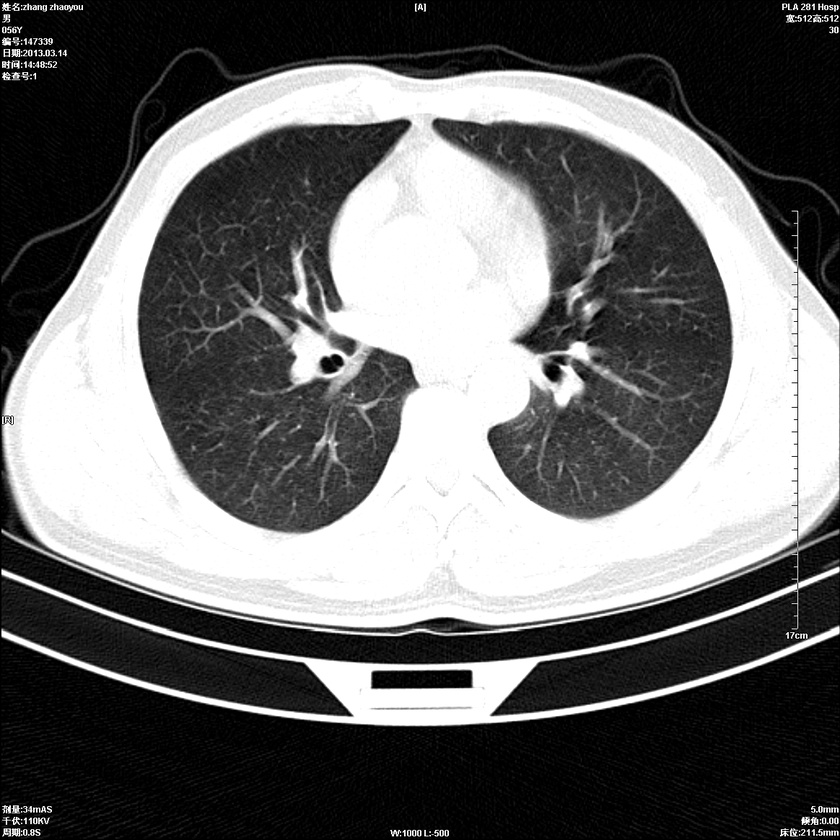
%> input picture image_processing/MATLAB/experiment-1/01.jpg, 840 x 840 px, shrunk from 1164 x 1164 before the run
$ octave water_shed.m   (GNU Octave 9; MATLAB toolbox functions it lacks are replaced by stand-ins)
%> lines starting %> are read from the running program, lines starting %| are printed output that depends on the picture; in (x1, y1, x2, y2) boxes, pixels count from 0 and x2, y2 are one past the last pixel; in counts of white or black regions, pixels touching at a corner belong together; the program's own positions count from 1
rgb = imread("01.jpg");%读取原图像
%> rgb is the input picture: size 840x840x3 uint8; min 0, max 255, mean 106.8
subplot(2,2,1);imshow(rgb); title("Image courtesy of Corel");%转化为灰度图像
I = rgb2gray(rgb);
hy = fspecial("sobel");%sobel算子
hx = hy';
Iy = imfilter(double(I), hy, "replicate");%滤波求y方向边缘
Ix = imfilter(double(I), hx, "replicate");%滤波求x方向边缘
gradmag = sqrt(Ix.^2 + Iy.^2);%求摸
L = watershed(gradmag);%直接应用分水岭算法
Lrgb = label2rgb(L);%转化为彩色图像
subplot(2,2,2); imshow(Lrgb); title("直接使用梯度模值进行分水岭算法"); %显示分割后的图像
%3.分别对前景和背景进行标记：本例中使用形态学重建技术对前景对象进行标记，首先使用开操作，开操作之后可以去掉一些很小的目标。
se = strel("disk", 12);%圆形结构元素
Io = imopen(I, se);%形态学开操作
Ie = imerode(I, se);%对图像进行腐蚀
Iobr = imreconstruct(Ie, I);%形态学重建
Ioc = imclose(Io, se);%形态学关操作
Iobrd = imdilate(Iobr, se);%对图像进行膨胀
Iobrcbr = imreconstruct(imcomplement(Iobrd), imcomplement(Iobr));%形态学重建
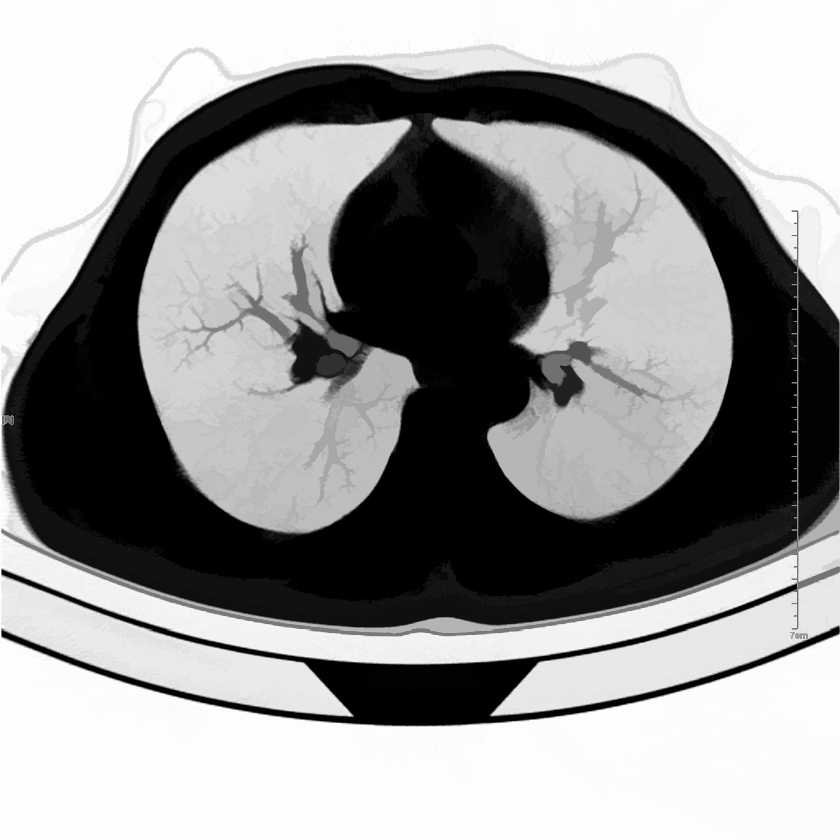
%> Iobrcbr: size 840x840 uint8; min 0, max 254, mean 148.7
Iobrcbr = imcomplement(Iobrcbr);%图像求反
fgm = imregionalmax(Iobrcbr);%局部极大值
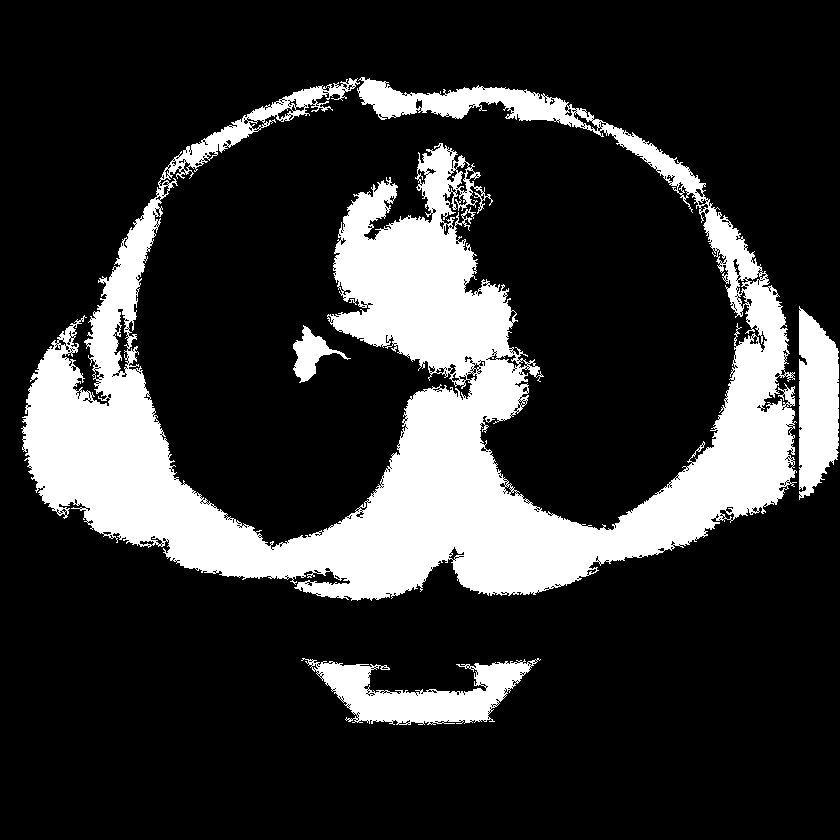
%> fgm: size 840x840 logical; 20.1% white; 4 white regions, box (x1, y1, x2, y2) and area: (21, 77, 797, 601) 126992, (301, 658, 541, 725) 7312, (799, 306, 839, 500) 6043, (293, 325, 351, 383) 1217
I2 = I;
I2(fgm) = 255;%局部极大值处像素值设为255
%> I2: size 840x840 uint8; min 0, max 255, mean 106.9
se2 = strel(ones(4,4));%结构元素
fgm2 = imclose(fgm, se2);%关操作
%> fgm2: size 840x840 logical; 21.8% white; 3 white regions, box (x1, y1, x2, y2) and area: (21, 77, 839, 601) 144166, (301, 658, 541, 725) 8072, (293, 325, 351, 383) 1240
fgm3 = imerode(fgm2, se2);%腐蚀
%> fgm3: size 840x840 logical; 19.8% white; 7 white regions (3 under 20 px), largest, box (x1, y1, x2, y2) and area: (23, 78, 793, 598) 126264, (307, 660, 532, 723) 6856, (800, 310, 837, 496) 5460, (294, 328, 330, 380) 893
fgm4 = bwareaopen(fgm3, 15);%开操作
I3 = I;
I3(fgm4) = 255;%前景处设置为255
%> I3: size 840x840 uint8; min 0, max 255, mean 107
bw = imbinarize(Iobrcbr, graythresh(Iobrcbr));%转化为二值图像
%> bw: size 840x840 logical; 37.1% white; 3 white regions, box (x1, y1, x2, y2) and area: (2, 64, 798, 628) 230371, (1, 530, 840, 726) 22053, (798, 268, 840, 540) 9594
%4. 进行分水岭变换并显示：
D = bwdist(bw);%计算距离
DL = watershed(D);%分水岭变换
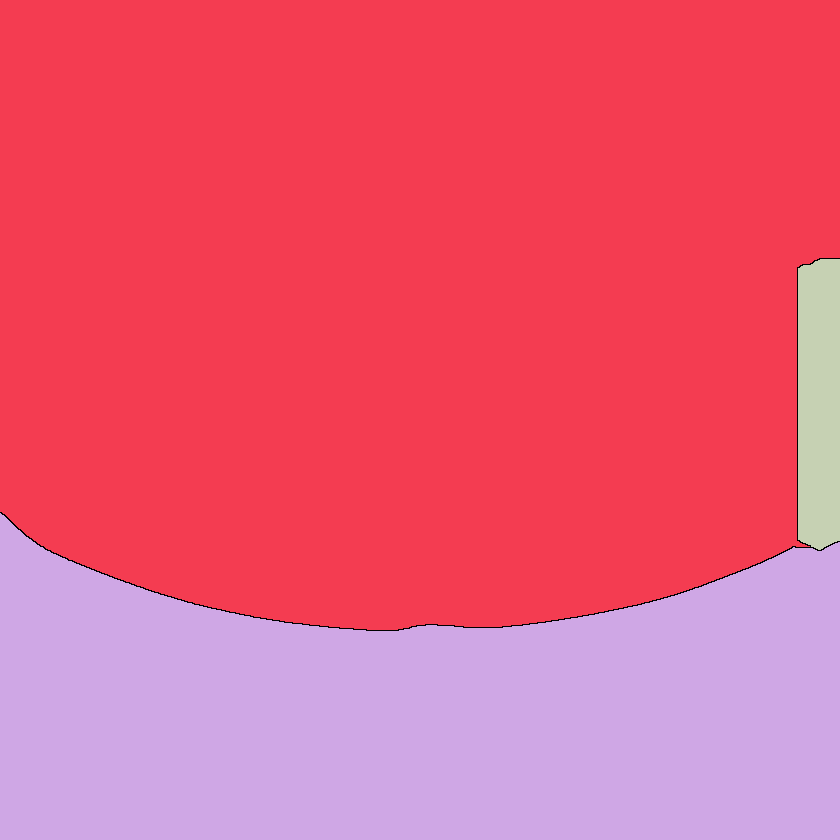
%> DL: size 840x840 uint8; 4 distinct labels, from 0 to 3; one colour per label, 0 black
bgm = DL == 0;%求取分割边界
%> bgm: size 840x840 logical; 0.2% white in thin lines or dots, all inside (x1, y1, x2, y2) = (0, 258, 840, 631)
gradmag2 = imimposemin(gradmag, bgm | fgm4);%置最小值
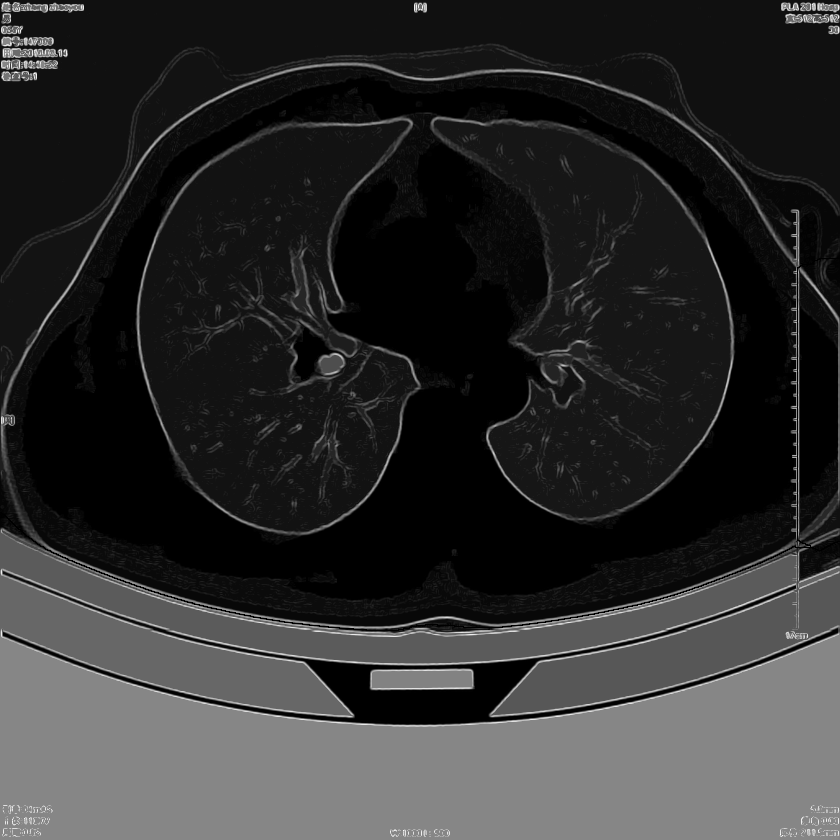
%> gradmag2: size 840x840 double; 19.97% of the values are NaN or infinite; the others: min 1.08, max 1082.3, mean 244.2; drawn with min black, max white, NaN and infinite black
L = watershed(gradmag2);%分水岭变换
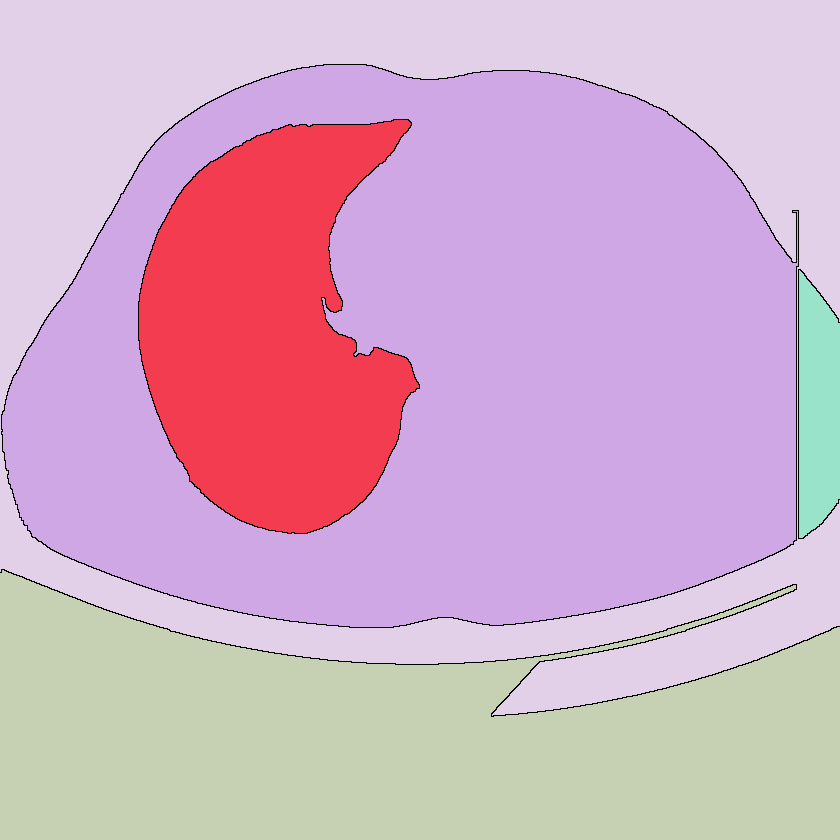
%> L: size 840x840 uint8; 6 distinct labels, from 0 to 5; one colour per label, 0 black
I4 = I;
I4(imdilate(L == 0, ones(3, 3)) | bgm | fgm4) = 255;%前景及边界处置255
%> I4: size 840x840 uint8; min 0, max 255, mean 110.3
subplot(2,2,3);imshow(I4); title("Markers and object boundaries"); %突出前景及边界
Lrgb = label2rgb(L, "jet", "w", "shuffle");%转化为伪彩色图像
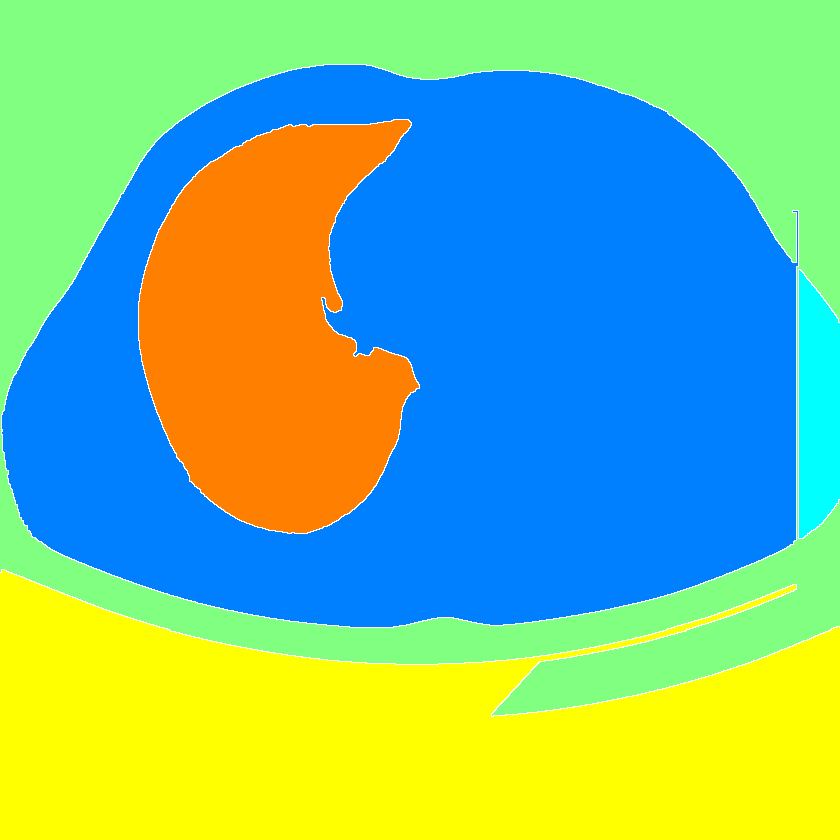
%> Lrgb: size 840x840x3 uint8; mean R, G, B 117.7, 189.4, 140
subplot(2,2,4); imshow(Lrgb);title("Colored watershed label matrix"); %显示伪彩色图像
figure;
imshow(I);
hold on
himage = imshow(Lrgb);set(himage, "AlphaData", 0.3); title("Lrgb superimposed transparently on original image");%在原图上显示伪彩色图像
